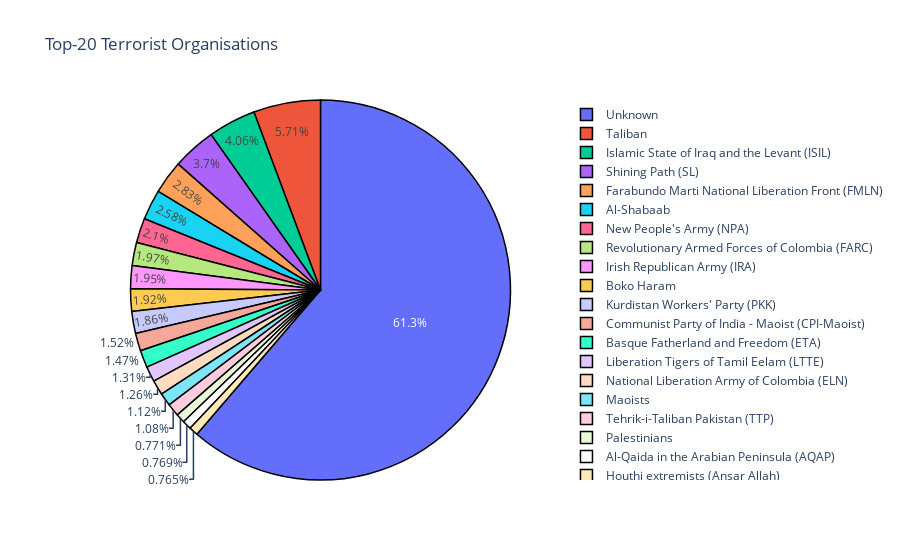

Source (notebook cell):
### Code cell
labels = gname_success_agg[gname_success_agg > 500][:20].index
values = gname_success_agg[gname_success_agg > 500][:20].values

fig = go.Figure(data=[go.Pie(labels=labels, values=values)])
fig.update(layout_title_text='Top-20 Terrorist Organisations',layout_showlegend=True)
fig.update_traces(textfont_size=12, marker=dict(line=dict(color='#000000', width=1.5)))
                 

fig.show()

### Figure 1 — Plotly figure (JSON) as saved in the notebook; plotly's stock layout.template omitted (floating-point values rounded to 4 significant figures)
{"data": [{"labels": ["Unknown", "Taliban", "Islamic State of Iraq and the Levant (ISIL)", "Shining Path (SL)", "Farabundo Marti National Liberation Front (FMLN)", "Al-Shabaab", "New People's Army (NPA)", "Revolutionary Armed Forces of Colombia (FARC)", "Irish Republican Army (IRA)", "Boko Haram", "Kurdistan Workers' Party (PKK)", "Communist Party of India - Maoist (CPI-Maoist)", "Basque Fatherland and Freedom (ETA)", "Liberation Tigers of Tamil Eelam (LTTE)", "National Liberation Army of Colombia (ELN)", "Maoists", "Tehrik-i-Taliban Pakistan (TTP)", "Palestinians", "Al-Qaida in the Arabian Peninsula (AQAP)", "Houthi extremists (Ansar Allah)"], "marker": {"line": {"color": "#000000", "width": 1.5}}, "textfont": {"size": 12}, "type": "pie", "values": [71748, 6680, 4759, 4337, 3317, 3016, 2457, 2302, 2282, 2247, 2175, 1774, 1721, 1530, 1470, 1309, 1267, 903, 900, 896]}], "layout": {"showlegend": true, "title": {"text": "Top-20 Terrorist Organisations"}}}
